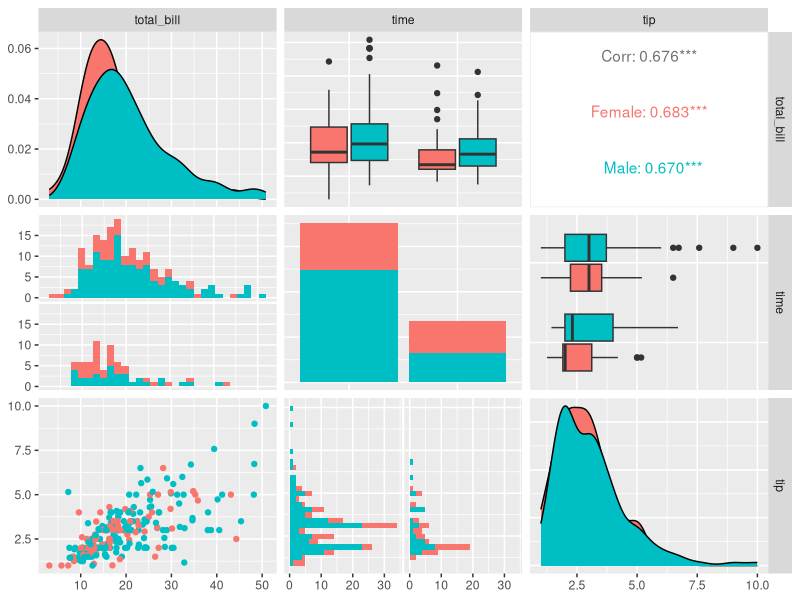

Recreate this plot in R.
## ---- chunk 1
knitr::opts_chunk$set(echo = TRUE)
options(tidyverse.quiet = TRUE)
## ---- chunk 2
library(tidyverse)
library(GGally)
pm <- ggpairs(tips, mapping = aes(color = sex), columns = c("total_bill", "time", "tip"))
pm

ggpairs |> formals() |> names()

new_tidypivot <- function(){}

formals(new_tidypivot) <- formals(ggpairs)
formals(new_tidypivot)$data <- tips #
formals(new_tidypivot)$upper <- "blank" #
formals(new_tidypivot)$lower <- "blank" #


body(new_tidypivot) <- quote({
  
  tp <- list(
    data = data,
    mapping = mapping,
    columns = columns,
    title = title,
    upper = upper,
    lower = lower,
    diag = diag, 
    # params = params,
    xlab = xlab,
    ylab = ylab,
    axisLabels = axisLabels,
    # columnLabels = columnLabels,
    labeller = labeller,
    switch = switch,
    showStrips = showStrips,
    legend = legend,
    cardinality_threshold = cardinality_threshold, 
    progress = progress,
    proportions = proportions
    # legends = legends
    # more 'slots' to be added
  )

  # declare class 'tidypivot'
  class(tp) <- "tidypivot"

  # Return the created object
  invisible(tp)
  
})
## ---- chunk 3

# 
# new_tidypivot <- function(data = tips, mapping = NULL, columns = 1:ncol(data), title = NULL,
#                           upper = list(continuous = "cor", combo = "box_no_facet", discrete = "count", 
#     na = "na"),
#     lower = list(continuous = "points", combo = "facethist", discrete = "facetbar", 
#     na = "na"),
#     diag = list(continuous = "densityDiag", discrete = "barDiag", na = "naDiag")
#                                
# ){
#   
#   # table specification components !
#   tp <- list(
#     data = data,
#     mapping = mapping,
#     columns = columns,
#     title = title,
#     upper = upper,
#     lower = lower,
#     diag = diag
#     # more 'slots' to be added
#   )
# 
#   # declare class 'tidypivot'
#   class(tp) <- "tidypivot"
# 
#   # Return the created object
#   invisible(tp)
#   
# } 
## ---- chunk 4
#' @export
print.tidypivot <- function(tp){
  
  print(do.call(ggpairs, tp))
  
  invisible(tp)
  
}

#' @export
ggpairs_piped <- function(data = NULL){
  
  # thedata <<- data # don't love this
  data <- data %||% data.frame()
  
  tp <- new_tidypivot()
  
  tp$data <- data
  
  last_tp <<- tp
  
  tp

}


#' @export
last_ggpairs <- function(){
  
  last_tp
  
}


set_columns <- function(tp, columns = NULL){
  tp$columns <- columns; last_tp <<- tp; tp
}

set_mapping <- function(tp, mapping = NULL){
  tp$mapping <- mapping; last_tp <<- tp; tp
}

set_upper <- function(tp, upper = formals(ggpairs)$upper){
  tp$upper <- upper
  last_tp <<- tp
  tp
}

set_lower <- function(tp, lower = formals(ggpairs)$lower){
  tp$lower <- lower
  last_tp <<- tp
  tp
}

set_diag <- function(tp, diag = NULL){
  tp$diag <- diag
  last_tp <<- tp
  tp
}

set_xlab <- function(tp, xlab = NULL){
  tp$xlab <- xlab
  last_tp <<- tp
  tp
}

set_ylab <- function(tp, ylab = NULL){
  tp$ylab <- ylab
  last_tp <<- tp
  tp
}

set_columnLabels <- function(tp, columnLabels = NULL){
  tp$columnLabels <- columnLabels
  last_tp <<- tp
  tp
}

set_labeller <- function(tp, labeller = NULL){
  tp$labeller <- labeller
  last_tp <<- tp
  tp
}

set_switch <- function(tp, switch = NULL){
  tp$switch <- switch
  last_tp <<- tp
  tp
}

set_showStrips <- function(tp, showStrips = NULL){
  tp$showStrips <- showStrips
  last_tp <<- tp
  tp
}

set_legend <- function(tp, legend = NULL){
  tp$legend <- legend
  last_tp <<- tp
  tp
}

set_cardinality_threshold <- function(tp, cardinality_threshold = NULL){
  tp$cardinality_threshold <- cardinality_threshold
  last_tp <<- tp
  tp
}

set_progress <- function(tp, progress = NULL){
  tp$progress <- progress
  last_tp <<- tp
  tp
}

set_proportions <- function(tp, proportions = NULL){
  tp$proportions <- proportions
  last_tp <<- tp
  tp
}



set_title <- function(tp, title = NULL){

  tp$title <- title

  last_tp <<- tp

  tp
  
}
## ---- chunk 5
# ggpairs()

ggpairs_piped(tips) 

last_ggpairs() |>
  set_columns(c("total_bill", "time", "tip")) 

last_ggpairs() |> 
  set_lower()  # brings in ggpairs defaults

last_ggpairs() |> 
  set_mapping(aes(color = time))

last_ggpairs() |> 
  set_mapping(aes(color = time, alpha = I(.7)))

last_ggpairs() |> 
  set_upper()

last_ggpairs() |>
  set_title("A ggpairs plot!")

last_ggpairs() |>
  set_columns(c("total_bill", "tip", "size")) 
## ---- chunk 6
# discrete x discrete
ggpairs_piped(tips) |>
  set_columns(c("time", "sex", "smoker")) 

last_ggpairs() |> 
  set_lower()  # brings in ggpairs defaults

last_ggpairs() |> 
  set_upper()  # brings in ggpairs defaults

last_ggpairs() |> 
  set_mapping(aes(color = time))

last_ggpairs() |> 
  set_mapping(aes(color = smoker))

last_ggpairs() |> 
  set_mapping(aes(color = day)) + scale_color_viridis_d()
## ---- chunk 7
ggpairs_piped(tips) |>
  set_lower()



## ---- chunk 8
ggpairs_piped(tips) |>
  set_columns(c("total_bill", "time", "tip")) |> 
  set_lower() |> # brings in ggpairs defaults  
  set_mapping(aes(color = time)) |> 
  set_mapping(aes(color = time, alpha = I(.7))) |> 
  set_upper() |>
  set_title("A ggpairs plot") |>
  set_columns(c("total_bill", "tip", "size")) 
## ---- chunk 9
